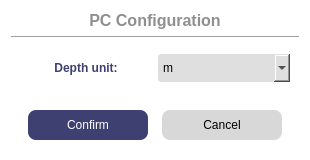
<?xml version="1.0" encoding="UTF-8"?>
<ui version="4.0">
 <class>WDepthUnit</class>
 <widget class="QDialog" name="WDepthUnit">
  <property name="geometry">
   <rect>
    <x>0</x>
    <y>0</y>
    <width>310</width>
    <height>160</height>
   </rect>
  </property>
  <property name="windowTitle">
   <string>Log data period configuration</string>
  </property>
  <property name="styleSheet">
   <string notr="true">#WDepthUnit {
 background-color:white;
 border-radius: 5px;
}
#label{
 color: #3E4072;
 font-weight: 800;
}
#buttonBox{
 background-color: #3E4072;
}
#label_Title{
 color: #8F8F8F;
 font-weight: 600;
}
QComboBox {
 background-color:#DFDFDF;
 border-radius: 3px;
 color: black;
}
#pushButton_Confirm,
#pushButton_Cancel {
 border: none;
 border-radius: 8px;
}
#pushButton_Confirm {
 color: white;
 background-color: #3E4072;
}
#pushButton_Confirm:hover {
 color: white;
 background-color: #595D89;
}
#pushButton_Cancel {
 background-color: #D8D8D8;
}
#pushButton_Cancel:hover {
 background-color: #ACACAC;
}</string>
  </property>
  <layout class="QVBoxLayout" name="verticalLayout">
   <item>
    <widget class="QLabel" name="label_Title">
     <property name="font">
      <font>
       <pointsize>12</pointsize>
       <fontweight>DemiBold</fontweight>
      </font>
     </property>
     <property name="text">
      <string>PC Configuration</string>
     </property>
     <property name="alignment">
      <set>Qt::AlignCenter</set>
     </property>
    </widget>
   </item>
   <item>
    <widget class="Line" name="line">
     <property name="orientation">
      <enum>Qt::Horizontal</enum>
     </property>
    </widget>
   </item>
   <item>
    <widget class="QWidget" name="widget" native="true">
     <layout class="QHBoxLayout" name="horizontalLayout_2">
      <item>
       <widget class="QLabel" name="label">
        <property name="maximumSize">
         <size>
          <width>16777215</width>
          <height>16777215</height>
         </size>
        </property>
        <property name="text">
         <string>Depth unit:</string>
        </property>
        <property name="alignment">
         <set>Qt::AlignCenter</set>
        </property>
       </widget>
      </item>
      <item>
       <widget class="QComboBox" name="comboBox">
        <property name="sizePolicy">
         <sizepolicy hsizetype="Preferred" vsizetype="Expanding">
          <horstretch>0</horstretch>
          <verstretch>0</verstretch>
         </sizepolicy>
        </property>
        <property name="minimumSize">
         <size>
          <width>0</width>
          <height>28</height>
         </size>
        </property>
        <property name="maximumSize">
         <size>
          <width>16777215</width>
          <height>16777215</height>
         </size>
        </property>
        <item>
         <property name="text">
          <string>m</string>
         </property>
        </item>
        <item>
         <property name="text">
          <string>f</string>
         </property>
        </item>
       </widget>
      </item>
     </layout>
    </widget>
   </item>
   <item>
    <spacer name="verticalSpacer">
     <property name="orientation">
      <enum>Qt::Vertical</enum>
     </property>
     <property name="sizeHint" stdset="0">
      <size>
       <width>20</width>
       <height>40</height>
      </size>
     </property>
    </spacer>
   </item>
   <item>
    <widget class="QWidget" name="widget_4" native="true">
     <layout class="QHBoxLayout" name="horizontalLayout">
      <item>
       <widget class="QPushButton" name="pushButton_Confirm">
        <property name="minimumSize">
         <size>
          <width>0</width>
          <height>30</height>
         </size>
        </property>
        <property name="maximumSize">
         <size>
          <width>120</width>
          <height>16777215</height>
         </size>
        </property>
        <property name="text">
         <string>Confirm</string>
        </property>
       </widget>
      </item>
      <item>
       <widget class="QPushButton" name="pushButton_Cancel">
        <property name="minimumSize">
         <size>
          <width>120</width>
          <height>30</height>
         </size>
        </property>
        <property name="maximumSize">
         <size>
          <width>120</width>
          <height>16777215</height>
         </size>
        </property>
        <property name="text">
         <string>Cancel</string>
        </property>
       </widget>
      </item>
     </layout>
    </widget>
   </item>
  </layout>
 </widget>
 <resources/>
 <connections>
  <connection>
   <sender>pushButton_Cancel</sender>
   <signal>clicked()</signal>
   <receiver>WDepthUnit</receiver>
   <slot>reject()</slot>
   <hints>
    <hint type="sourcelabel">
     <x>318</x>
     <y>131</y>
    </hint>
    <hint type="destinationlabel">
     <x>307</x>
     <y>248</y>
    </hint>
   </hints>
  </connection>
  <connection>
   <sender>pushButton_Confirm</sender>
   <signal>clicked()</signal>
   <receiver>WDepthUnit</receiver>
   <slot>accept()</slot>
   <hints>
    <hint type="sourcelabel">
     <x>163</x>
     <y>124</y>
    </hint>
    <hint type="destinationlabel">
     <x>140</x>
     <y>207</y>
    </hint>
   </hints>
  </connection>
 </connections>
</ui>
